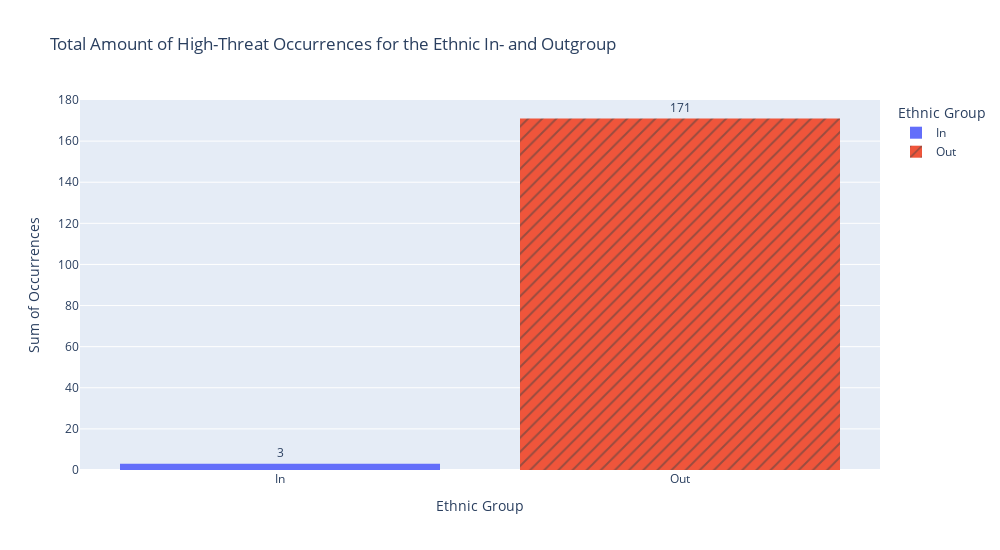

This figure's notebook cell:
### Code cell
ht_count_df.sort_values(by='Occurences', ascending=True, inplace=True)
fig = px.histogram(ht_count_df, x='Ethnic Group', y='Occurences', color='Ethnic Group', pattern_shape='Ethnic Group', title='Total Amount of High-Threat Occurrences for the Ethnic In- and Outgroup', width=1000, height=550, text_auto=True)
fig.update_yaxes(title_text='Sum of Occurrences')
fig.update_traces(texttemplate='%{y}',textposition= 'outside')
fig.show()

### Figure 1 — Plotly figure (JSON) as saved in the notebook; plotly's stock layout.template omitted (floating-point values rounded to 4 significant figures)
{"data": [{"alignmentgroup": "True", "bingroup": "x", "histfunc": "sum", "hovertemplate": "Ethnic Group=%{x}<br>sum of Occurences=%{y}<extra></extra>", "legendgroup": "In", "marker": {"color": "#636efa", "pattern": {"shape": ""}}, "name": "In", "offsetgroup": "In", "orientation": "v", "showlegend": true, "textposition": "outside", "texttemplate": "%{y}", "type": "histogram", "x": ["In", "In", "In"], "xaxis": "x", "y": [1, 1, 1], "yaxis": "y"}, {"alignmentgroup": "True", "bingroup": "x", "histfunc": "sum", "hovertemplate": "Ethnic Group=%{x}<br>sum of Occurences=%{y}<extra></extra>", "legendgroup": "Out", "marker": {"color": "#EF553B", "pattern": {"shape": "/"}}, "name": "Out", "offsetgroup": "Out", "orientation": "v", "showlegend": true, "textposition": "outside", "texttemplate": "%{y}", "type": "histogram", "x": ["Out", "Out", "Out", "Out", "Out", "Out", "Out", "Out", "Out"], "xaxis": "x", "y": [2, 5, 10, 13, 23, 24, 25, 31, 38], "yaxis": "y"}], "layout": {"barmode": "relative", "height": 550, "legend": {"title": {"text": "Ethnic Group"}, "tracegroupgap": 0}, "title": {"text": "Total Amount of High-Threat Occurrences for the Ethnic In- and Outgroup"}, "width": 1000, "xaxis": {"anchor": "y", "categoryarray": ["In", "Out"], "categoryorder": "array", "domain": [0, 1], "title": {"text": "Ethnic Group"}}, "yaxis": {"anchor": "x", "domain": [0, 1], "title": {"text": "Sum of Occurrences"}}}}
